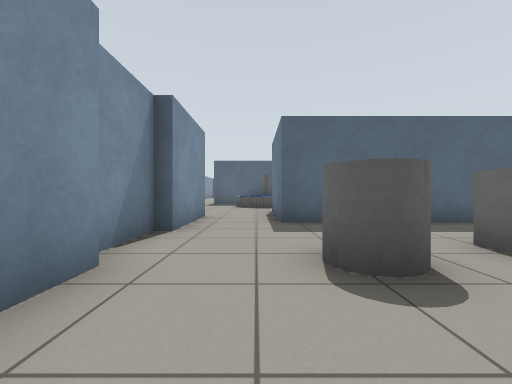
View 1 (above)

20 first-person views from a walk through a robot-simulator world made for Gazebo. The camera is 0.72 m above the floor, looks level and sees 90° across. Floor lines are 1 m apart. The floor is counted in squares, 1 m on a side. Each view is taken from the middle of a square. On the plan, view 1 faces up. The plan holds only what a view shows up to about 9 squares ahead; the rest is blank. The robots in the file are not drawn. Simple shapes stand in for some stock models. Some surface patterns are stand-ins.

View 2
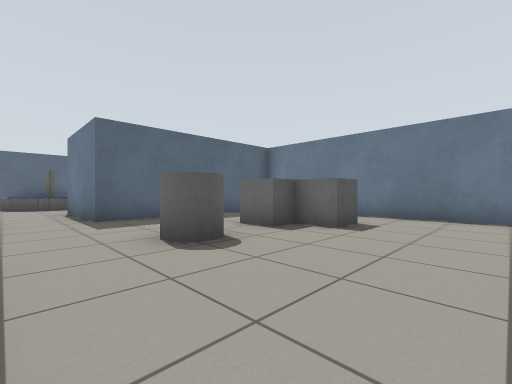

View 3
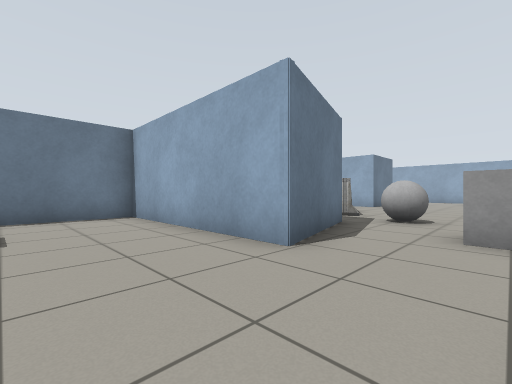

View 4
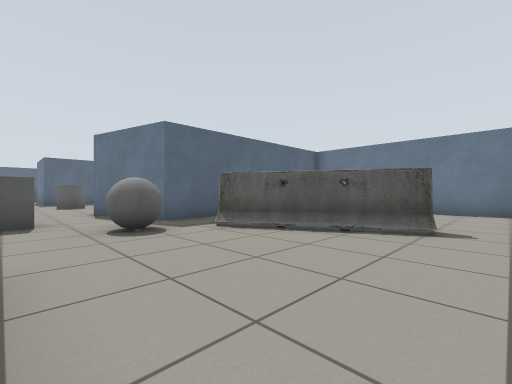

View 5
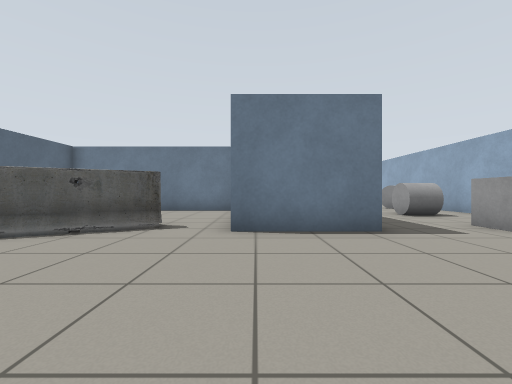

View 6
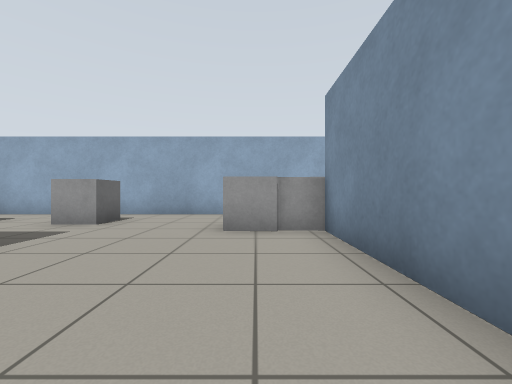

View 7
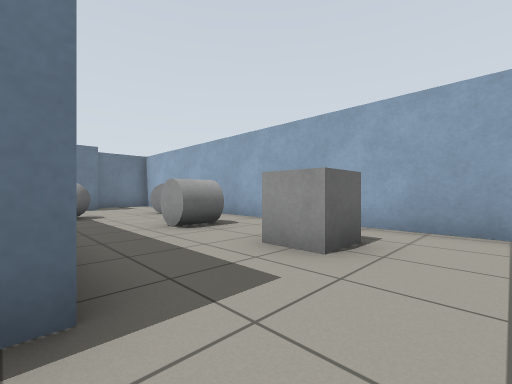

View 8
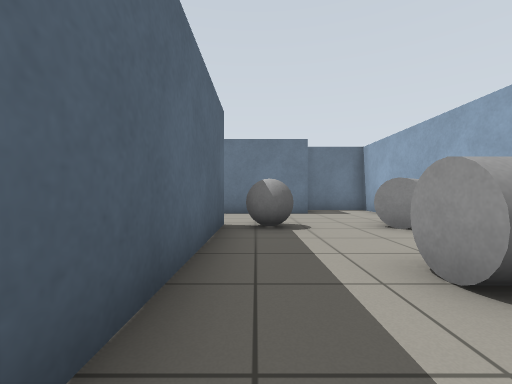

View 9
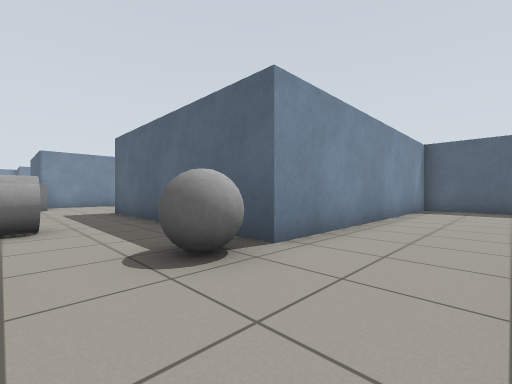

View 10
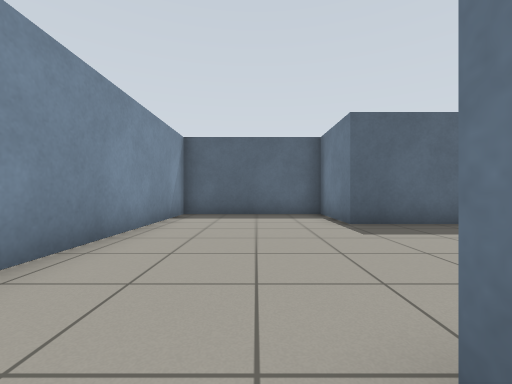

View 11
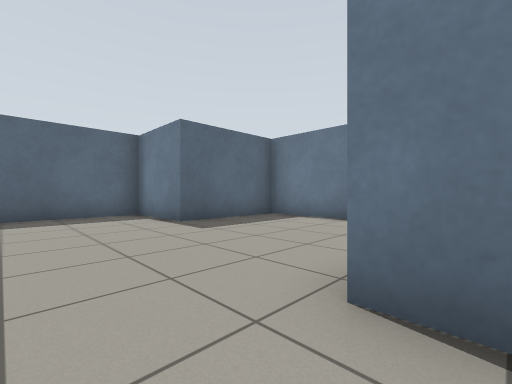

View 12
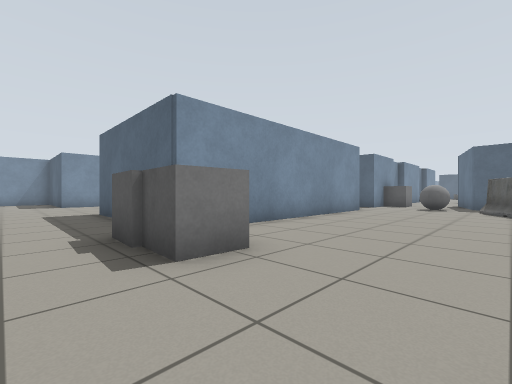

View 13
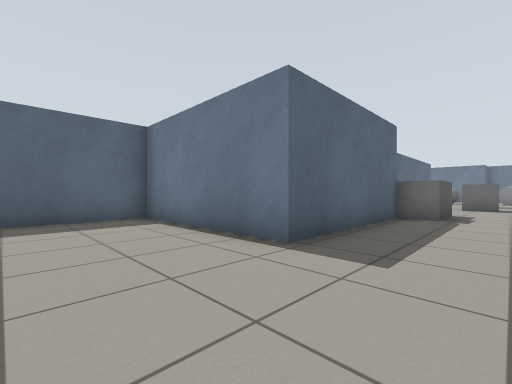

View 14
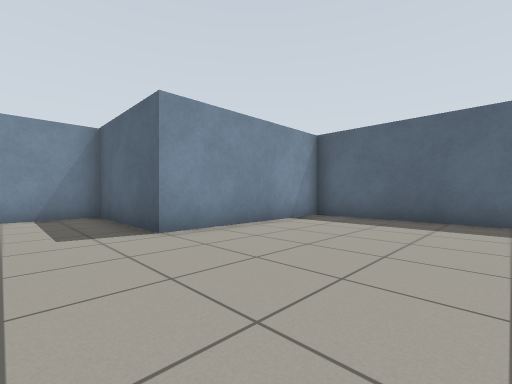

View 15
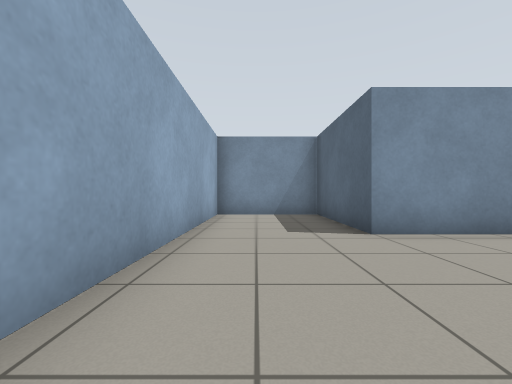

View 16
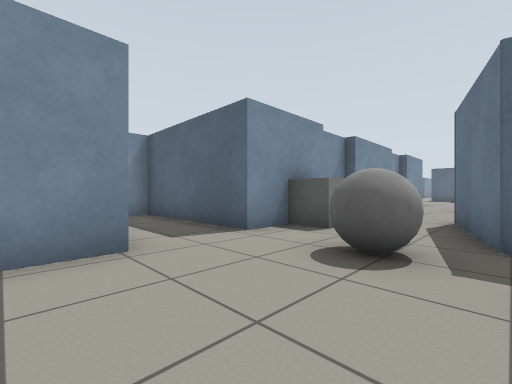

View 17
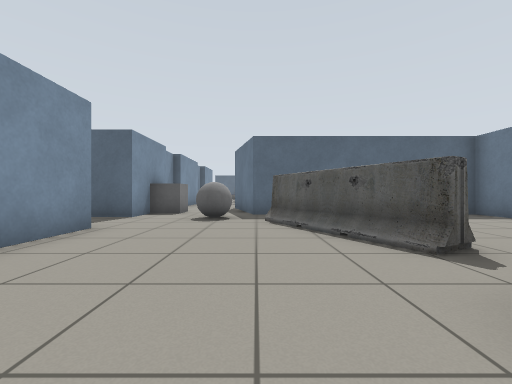

View 18
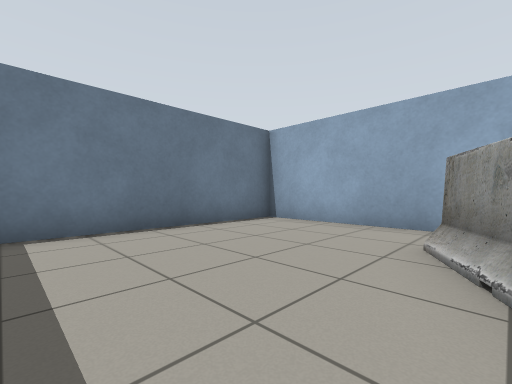

View 19
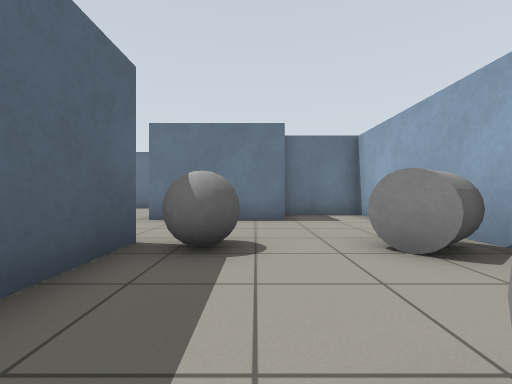

View 20
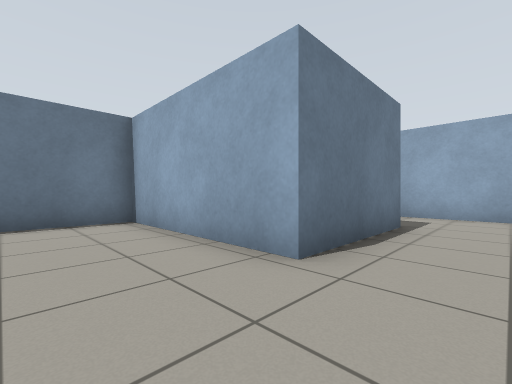

### Floor plan
Ten units are one square. View 1 is at (0, 0); x grows to the right and y downward. Boxes are objects, and circles mark ways between rooms. Rooms are numbered by the first view taken in them; rooms with no view inside come last. Other rooms are left out.
<svg viewBox="-157 -70 346 267">
<path fill="none" stroke="#000" d="M40 115 90 115 90 48 19 48 11 17 67 17 67 -41M-13 79 -13 158M-15 29 -15 57 -61 57 -61 62M-19 10 -19 24M136 168 136 132 184 132 184 83 151 83 151 57 107 57 107 143 37 143 37 115M-15 -25 -15 10M-6 192 151 192 151 169M60 -60 6 -60M-19 -48 -19 -30M-15 -56 -15 -46M-23 192 -6 192M-13 158 -61 158 -61 109 -113 109 -113 160 -152 160 -152 192 -81 192"/>
<rect x="-15" y="155" width="10" height="20" fill="#bbb"><title>grey box</title></rect>
<rect x="-15" y="35" width="10" height="10" fill="#bbb"><title>grey box</title></rect>
<rect x="-5" y="155" width="10" height="10" fill="#bbb"><title>grey box</title></rect>
<rect x="5" y="55" width="10" height="10" fill="#bbb"><title>grey ball</title></rect>
<rect x="5" y="-35" width="10" height="20" fill="#bbb"><title>grey cylinder</title></rect>
<rect x="25" y="55" width="20" height="50" fill="#bbb"><title>barrier</title></rect>
<rect x="25" y="-35" width="20" height="10" fill="#bbb"><title>grey box</title></rect>
<rect x="35" y="165" width="10" height="10" fill="#bbb"><title>grey box</title></rect>
<rect x="35" y="-25" width="20" height="10" fill="#bbb"><title>grey box</title></rect>
<rect x="65" y="165" width="10" height="10" fill="#bbb"><title>grey cylinder</title></rect>
<rect x="95" y="175" width="20" height="10" fill="#bbb"><title>grey cylinder</title></rect>
<rect x="95" y="145" width="20" height="20" fill="#bbb"><title>grey ball</title></rect>
<circle cx="-15" cy="175" r="3" fill="#2a7"/>
<text x="50" y="80">1</text>
<text x="-80" y="160">2</text>
</svg>
Room 1 opens to room 2.

Where each view was taken, in squares from view 1:
view 1: 0 up, 0 right, facing up
view 2: 1 down, 1 left, facing up-right
view 3: 1 up, 1 left, facing down-right
view 4: 11 down, 1 left, facing up-right
view 5: 12 down, 1 left, facing right
view 6: 11 down, 0 right, facing down
view 7: 14 down, 2 right, facing down-right
view 8: 15 down, 5 right, facing right
view 9: 17 down, 13 right, facing up-left
view 10: 14 down, 13 right, facing up
view 11: 14 down, 12 right, facing up-right
view 12: 18 down, 3 right, facing up-left
view 13: 18 down, 9 left, facing up-right
view 14: 18 down, 7 left, facing up-left
view 15: 18 down, 7 left, facing left
view 16: 9 down, 2 right, facing up-left
view 17: 13 down, 2 right, facing up
view 18: 6 down, 4 right, facing down-right
view 19: 16 down, 7 right, facing right
view 20: 11 down, 12 right, facing down-right
